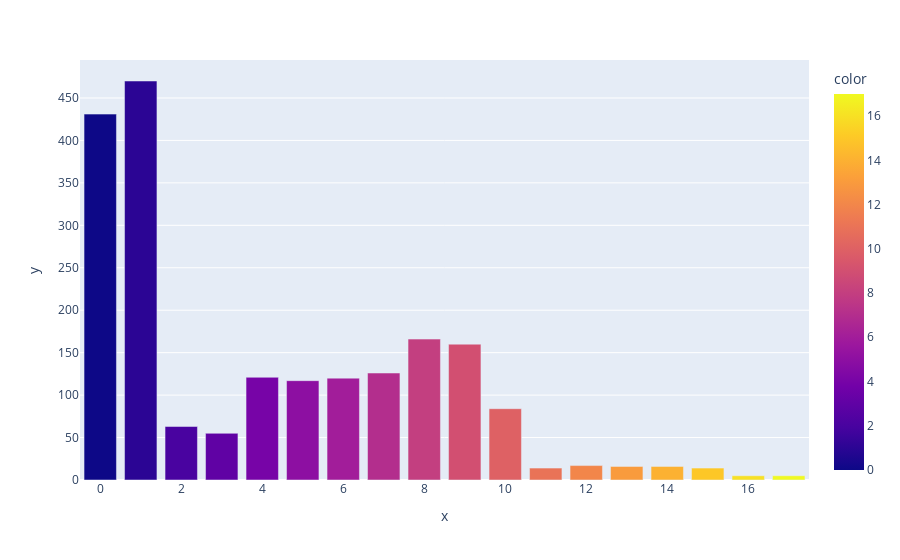

This figure's notebook cell:
### Code cell
# Create a bar chart to visualize the distribution of work experience in the dataset 
fig = px.bar(y=df['Work Experience'].value_counts(), x=df['Work Experience'].value_counts().index, color=df['Work Experience'].value_counts().index)

# Display the plot
fig.show()

### Figure 1 — Plotly figure (JSON) as saved in the notebook; plotly's stock layout.template omitted (floating-point values rounded to 4 significant figures)
{"data": [{"alignmentgroup": "True", "hovertemplate": "x=%{x}<br>y=%{y}<br>color=%{marker.color}<extra></extra>", "legendgroup": "", "marker": {"color": [1, 0, 8, 9, 7, 4, 6, 5, 10, 2, 3, 12, 13, 14, 11, 15, 16, 17], "coloraxis": "coloraxis", "pattern": {"shape": ""}}, "name": "", "offsetgroup": "", "orientation": "v", "showlegend": false, "textposition": "auto", "type": "bar", "x": [1, 0, 8, 9, 7, 4, 6, 5, 10, 2, 3, 12, 13, 14, 11, 15, 16, 17], "xaxis": "x", "y": [470, 431, 166, 160, 126, 121, 120, 117, 84, 63, 55, 17, 16, 16, 14, 14, 5, 5], "yaxis": "y"}], "layout": {"barmode": "relative", "coloraxis": {"colorbar": {"title": {"text": "color"}}, "colorscale": [[0, "#0d0887"], [0.1111, "#46039f"], [0.2222, "#7201a8"], [0.3333, "#9c179e"], [0.4444, "#bd3786"], [0.5556, "#d8576b"], [0.6667, "#ed7953"], [0.7778, "#fb9f3a"], [0.8889, "#fdca26"], [1, "#f0f921"]]}, "legend": {"tracegroupgap": 0}, "margin": {"t": 60}, "xaxis": {"anchor": "y", "domain": [0, 1], "title": {"text": "x"}}, "yaxis": {"anchor": "x", "domain": [0, 1], "title": {"text": "y"}}}}
